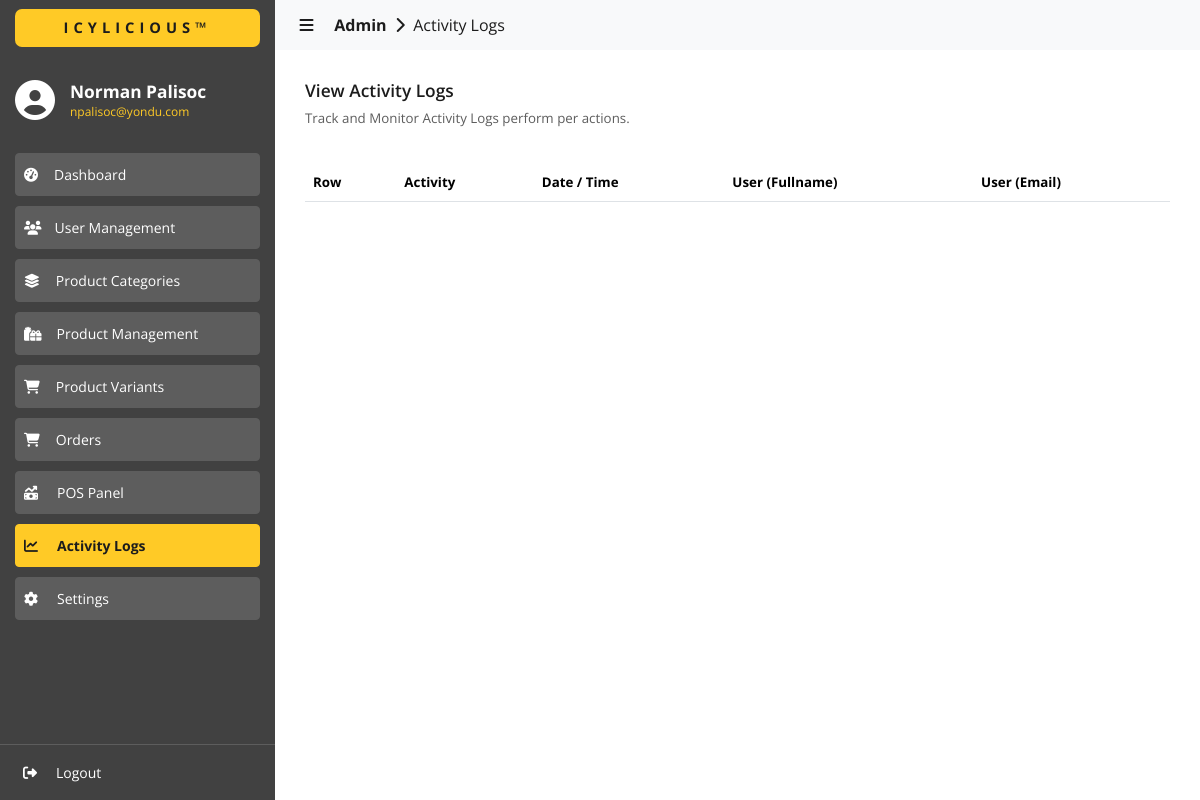
Before: /admin/logs/index.php (signed in) with the older database file.
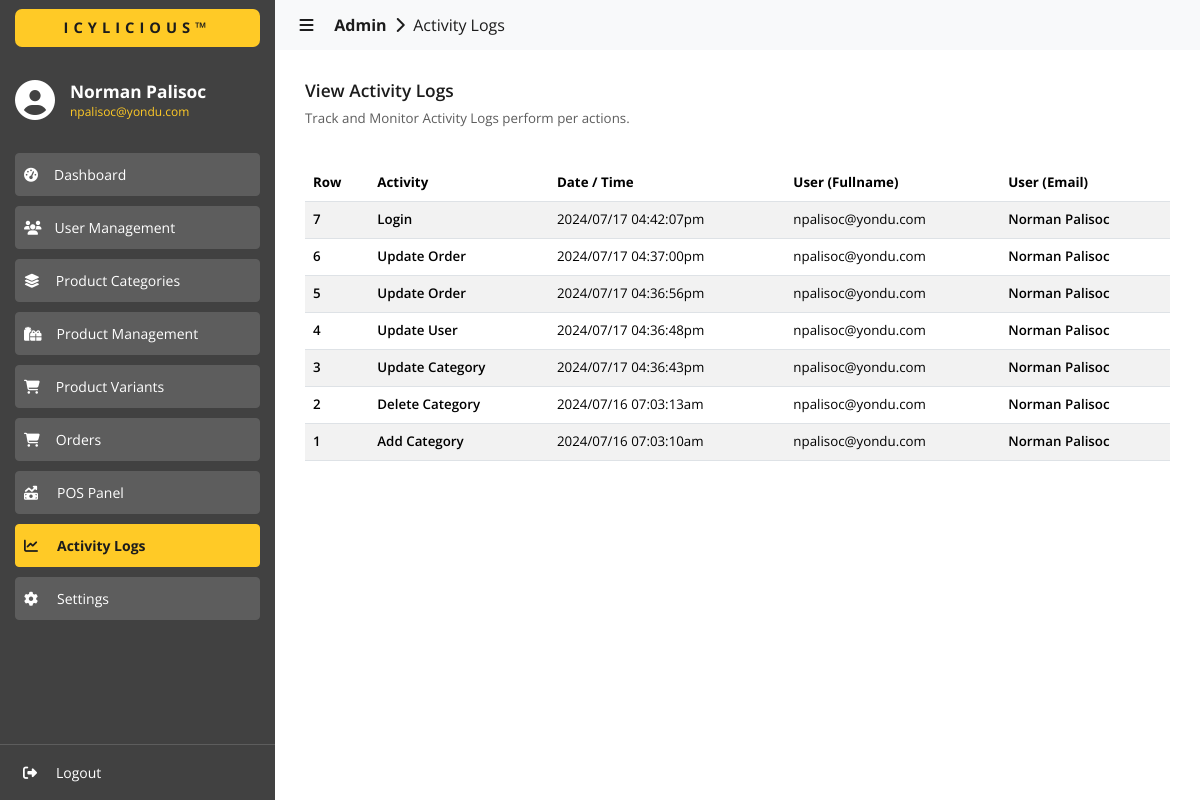
After: the same page with the newer database file.
### tables this page shows
CREATE TABLE `activity_log` (
  `id` int(11) NOT NULL,
  `activity` varchar(255) NOT NULL,
  `activity_date` varchar(255) NOT NULL,
  `activity_time` varchar(255) NOT NULL,
  `user_email` varchar(255) NOT NULL,
  `user_fullname` varchar(255) NOT NULL
);

### admin/logs/index.php (the view, shortened to what this page needs)
<?php
  include('../../utils/connections.php');
?>
<!DOCTYPE html>
<html lang="en">
  <head>
    <link
      href="https://cdn.jsdelivr.net/npm/bootstrap@5.3.3/dist/css/bootstrap.min.css"
      rel="stylesheet"
    >
    <link href="https://cdn.datatables.net/2.0.5/css/dataTables.bootstrap5.css" rel="stylesheet">
    <link rel="stylesheet" href="../../assets/css/global.css" />
    <link rel="stylesheet" href="./css/logs.css" />
  </head>
  <body>
    <div id="nav-sidebar" class="sidebar-container slide-expanded">
      <div class="div-tm-title background-color-light-grey">
        <h4 class="h4-tm-title sans-700 color-dark-grey background-color-yellow">ICYLICIOUS&trade;</h4>
      </div>
      <div class="div-sidebar-logo">
        <i class="fa-solid fa-circle-user color-white" style="font-size: 30pt; margin-top: -8px"></i>
        <div>
          <h4 class="color-white sans-700 h6-title-name">
            <?php
              echo $_SESSION['user_info.first_name']." ".$_SESSION['user_info.last_name'];
            ?>
          </h4>
          <p class="color-yellow sans-regular p-title-email">
            <?php
              echo $_SESSION['user_info.email'];
            ?>
          </p>
        </div>
      </div>
      <div class="div-siderbar-menu-links">
        <button
          id="btn-dashboard"
          class="btn btn-outline-success btn-sm
            sans-regular
            background-color-super-light-grey
            border-color-super-light-grey
            color-white
            btn-menu
            btn-menu-unselected"
          type="button">
          <i class="fa-solid fa-gauge-high"></i><span style="padding-left: 16px">Dashboard</span>
        </button>
        <button
          id="btn-user-management"
          class="btn btn-outline-success btn-sm
            sans-regular
            background-color-super-light-grey
            border-color-super-light-grey
            color-white
            btn-menu
            btn-menu-unselected"
          type="button">
          <i class="fa-solid fa-users"></i><span style="padding-left: 13px">User Management</span>
        </button>
        <button
          id="btn-categories"
          class="btn btn-outline-success btn-sm
            sans-regular
            background-color-super-light-grey
            border-color-super-light-grey
            color-white
            btn-menu
            btn-menu-unselected"
          type="button">
          <i class="fa-solid fa-layer-group"></i><span style="padding-left: 16px">Product Categories</span>
        </button>
        <button
          id="btn-products"
          class="btn btn-outline-success btn-sm
            sans-regular
            background-color-super-light-grey
            border-color-super-light-grey
            color-white
            btn-menu
            btn-menu-unselected"
          type="button">
          <i class="fa-solid fa-gifts"></i><span style="padding-left: 15px">Product Management</span>
        </button>
        <button
          id="btn-variants"
          class="btn btn-outline-success btn-sm
            sans-regular
            background-color-super-light-grey
            border-color-super-light-grey
            color-white
            btn-menu
            btn-menu-unselected"
          type="button">
          <i class="fa-solid fa-cart-shopping"></i><span style="padding-left: 16px">Product Variants</span>
        </button>
        <button
          id="btn-orders"
          class="btn btn-outline-success btn-sm
            sans-regular
            background-color-super-light-grey
            border-color-super-light-grey
            color-white
            btn-menu
            btn-menu-unselected"
          type="button">
          <i class="fa-solid fa-cart-shopping"></i><span style="padding-left: 16px">Orders</span>
        </button>
        <button
          id="btn-pos"
          class="btn btn-outline-success btn-sm
            sans-regular
            background-color-super-light-grey
            border-color-super-light-grey
            color-white
            btn-menu
            btn-menu-unselected"
          type="button">
          <i class="fa-solid fa-money-bill-trend-up"></i><span style="padding-left: 19px">POS Panel</span>
        </button>
        <button
          id="btn-logs"
          class="btn btn-outline-success btn-sm
            sans-700
            background-color-yellow
            border-color-yellow
            color-dark-grey
            btn-menu
            btn-menu-selected"
          type="button">
          <i class="fa-solid fa-chart-line"></i><span style="padding-left: 19px">Activity Logs</span>
        </button>
        <button
          id="btn-settings"
          class="btn btn-outline-success btn-sm
            sans-regular
            background-color-super-light-grey
            border-color-super-light-grey
            color-white
            btn-menu
            btn-menu-unselected"
          type="button">
          <i class="fa-solid fa-gear"></i><span style="padding-left: 19px">Settings</span>
        </button>
      </div>
      <div class="div-siderbar-profile-links">
        <button
          class="btn btn-outline-success btn-sm
            sans-regular
            color-white
            btn-menu
            btn-menu-unselected
            btn-logout"
          style="border: 0px"
          type="button">
          <i class="fa-solid fa-right-from-bracket"></i><span style="padding-left: 19px">Logout</span>
        </button>
      </div>
    </div>
    <div id="content-body" class="content content-slide-expanded">
      <nav class="navbar navbar-expand-lg navbar-light bg-body-tertiary">
        <div class="container-fluid">
          <a class="navbar-brand sans-regular color-dark-grey a-navbar-path" href="#" style="cursor: default;">
            &nbsp;&nbsp;&nbsp;<i id="navbar-control" class="fa-solid fa-bars" style="cursor: pointer"></i>
            &nbsp;&nbsp;&nbsp;&nbsp;<b>Admin</b>&nbsp;
            <i class="fa-solid fa-chevron-right"></i>
            &nbsp;Activity Logs
          </a>
        </div>
      </nav>
      <div>
        <div class="content-wrapper">
          <div class="div-content-title">
            <div class="div-content-title-labels">
              <h4 class="color-dark-grey sans-600" style="font-size: 13pt;">
                View Activity Logs
              </h4>
              <p class="color-super-light-grey sans-regular" style="font-size: 10pt;">
                Track and Monitor Activity Logs perform per actions.
              </p>
            </div>
          </div>
          <div style="margin-top: 20px;">
            <table id="data" class="table table-striped" style="width:100%">
              <thead>
                <tr>
                  <th class="sans-bold">Row</th>
                  <th class="sans-bold">Activity</th>
                  <th class="sans-bold">Date / Time</th>
                  <th class="sans-bold">User (Fullname)</th>
                  <th class="sans-bold">User (Email)</th>
                </tr>
              </thead>
              <tbody>
                <?php
                  $fetch_query = "SELECT * FROM activity_log ORDER BY id DESC";
                  $result = $conn->query($fetch_query);
                  if ($result->num_rows > 0) {
                    while ($row = $result->fetch_assoc()) {
                      $row_id = $row['id'];
                      $activity = $row['activity'];
                      $activity_date = $row['activity_date'];
                      $activity_time = $row['activity_time'];
                      $user_email = $row['user_email'];
                      $user_fullname = $row['user_fullname'];
                      echo '
                        <tr>
                          <td class="sans-600">
                            '.$row_id.'
                          </td>
                          <td class="sans-600">
                            '.$activity.'
                          </td>
                          <td class="sans-regular">
                            '.$activity_date.' '.$activity_time.'
                          </td>
                          <td class="sans-regular">
                            '.$user_email.'
                          </td>
                          <td class="sans-600">
                            '.$user_fullname.'
                          </td>
                        </tr>
                      ';
                    }
                  }
                ?>
              </tbody>
            </table>
          </div>
        </div>
      </div>
    </div>
  </body>
</html>

### assets/css/global.css (style rules this page uses)
* { margin: 0; }
:root { --black: #080808; --dark-grey: #1c1c1c; --light-grey: #414141; --super-light-grey: #5d5d5d; --yellow: #ffca26; --white: #ffffff; --light-white: #ececec; --disabled-color: #848383; --light-blue: #2392f4; }
.sans-regular { font-family: "Open Sans", sans-serif; font-optical-sizing: auto; font-weight: 400; font-style: normal; }
.sans-600 { font-family: "Open Sans", sans-serif; font-optical-sizing: auto; font-weight: 600; font-style: normal; }
.sans-700 { font-family: "Open Sans", sans-serif; font-optical-sizing: auto; font-weight: 700; font-style: normal; }
.sans-bold { font-family: "Open Sans", sans-serif; font-optical-sizing: auto; font-weight: bold; font-style: normal; }
.color-white { color: var(--white); }
.color-yellow { color: var(--yellow); }
.color-super-light-grey { color: var(--super-light-grey); }
.color-dark-grey { color: var(--dark-grey); }
.background-color-yellow { background-color: var(--yellow); }
.background-color-super-light-grey { background-color: var(--super-light-grey); }
.background-color-light-grey { background-color: var(--light-grey); }
.border-color-yellow { border-color: var(--yellow); }
.border-color-super-light-grey { border-color: var(--super-light-grey); }

### admin/logs/css/logs.css (style rules this page uses)
* { box-sizing: border-box; margin: 0; }
:root { --black: #080808; --dark-grey: #1c1c1c; --light-grey: #414141; --super-light-grey: #5d5d5d; --yellow: #ffca26; --white: #ffffff; --light-white: #ececec; --disabled-color: #848383; --light-blue: #2392f4; }
body { background-color: var(--white); }
.sidebar-container { background-color: var(--light-grey); width: 275px; height: 100%; position: fixed; display: flex; flex-direction: column; left: 0px; z-index: 999; }
.div-tm-title { width: 100%; height: 56px; display: flex; flex-direction: column; justify-content: center; }
.h4-tm-title { text-align: center; font-size: 11pt; letter-spacing: 5px !important; margin-inline: 15px; padding-block: 10px; border-radius: 7px; margin-bottom: 0px !important; }
.div-sidebar-logo { display: flex; align-items: center; gap: 15px; padding-inline: 15px; margin-top: 25px; }
.h6-title-name { font-size: 13pt; margin-bottom: 0px !important; }
.p-title-email { font-size: 9pt; line-height: 0px; margin-top: 10px; }
.div-siderbar-menu-links { flex: 1; display: flex; flex-direction: column; padding-inline: 15px; padding-top: 25px; gap: 10px; }
.div-siderbar-profile-links { display: flex; flex-direction: column; border-top: 1px solid var(--super-light-grey); padding-inline: 15px; padding-block: 7px; gap: 10px; }
.btn-menu { text-align: left; padding-top: 10px !important; padding-bottom: 10px !important; }
.content { padding-left: 275px; }
.a-navbar-path { font-size: 12pt; }
.content-wrapper { padding-inline: 30px; padding-block: 30px; }
.div-content-title { display: flex; }
.div-content-title-labels { flex: 1; }
td { font-size: 10pt; }
th { font-size: 10pt; }
.slide-expanded { left: 0px !important; transition: .4s; }
.content-slide-expanded { padding-left: 275px; transition: .4s; }

Changed rows visible on the page:
added activity_log: id "7", activity "Login", activity_date "2024/07/17", activity_time "04:42:07pm", user_email "npalisoc@yondu.com", user_fullname "Norman Palisoc"
added activity_log: id "6", activity "Update Order", activity_date "2024/07/17", activity_time "04:37:00pm", user_email "npalisoc@yondu.com", user_fullname "Norman Palisoc"
added activity_log: id "5", activity "Update Order", activity_date "2024/07/17", activity_time "04:36:56pm", user_email "npalisoc@yondu.com", user_fullname "Norman Palisoc"
added activity_log: id "4", activity "Update User", activity_date "2024/07/17", activity_time "04:36:48pm", user_email "npalisoc@yondu.com", user_fullname "Norman Palisoc"
added activity_log: id "3", activity "Update Category", activity_date "2024/07/17", activity_time "04:36:43pm", user_email "npalisoc@yondu.com", user_fullname "Norman Palisoc"
added activity_log: id "2", activity "Delete Category", activity_date "2024/07/16", activity_time "07:03:13am", user_email "npalisoc@yondu.com", user_fullname "Norman Palisoc"
added activity_log: id "1", activity "Add Category", activity_date "2024/07/16", activity_time "07:03:10am", user_email "npalisoc@yondu.com", user_fullname "Norman Palisoc"
